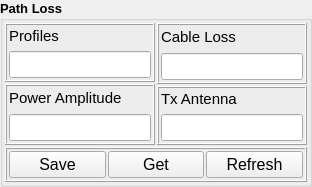
                   <widget class="QGroupBox" name="GB_Pathloss">
                    <property name="font">
                     <font>
                      <pointsize>10</pointsize>
                      <weight>75</weight>
                      <bold>true</bold>
                     </font>
                    </property>
                    <property name="title">
                     <string>Path Loss</string>
                    </property>
                    <layout class="QGridLayout" name="gridLayout_7">
                     <property name="leftMargin">
                      <number>2</number>
                     </property>
                     <property name="topMargin">
                      <number>2</number>
                     </property>
                     <property name="rightMargin">
                      <number>2</number>
                     </property>
                     <property name="bottomMargin">
                      <number>2</number>
                     </property>
                     <property name="spacing">
                      <number>2</number>
                     </property>
                     <item row="0" column="1" rowspan="2">
                      <widget class="QFrame" name="frame_16">
                       <property name="frameShape">
                        <enum>QFrame::Box</enum>
                       </property>
                       <property name="frameShadow">
                        <enum>QFrame::Raised</enum>
                       </property>
                       <layout class="QVBoxLayout" name="verticalLayout_19">
                        <property name="leftMargin">
                         <number>2</number>
                        </property>
                        <property name="topMargin">
                         <number>2</number>
                        </property>
                        <property name="rightMargin">
                         <number>2</number>
                        </property>
                        <property name="bottomMargin">
                         <number>2</number>
                        </property>
                        <item>
                         <widget class="QLabel" name="label_16">
                          <property name="font">
                           <font>
                            <pointsize>11</pointsize>
                            <weight>50</weight>
                            <bold>false</bold>
                           </font>
                          </property>
                          <property name="text">
                           <string>Cable Loss</string>
                          </property>
                         </widget>
                        </item>
                        <item>
                         <widget class="QLineEdit" name="LE_Cableloss">
                          <property name="minimumSize">
                           <size>
                            <width>0</width>
                            <height>25</height>
                           </size>
                          </property>
                          <property name="font">
                           <font>
                            <pointsize>12</pointsize>
                            <weight>50</weight>
                            <bold>false</bold>
                           </font>
                          </property>
                         </widget>
                        </item>
                       </layout>
                      </widget>
                     </item>
                     <item row="2" column="1">
                      <widget class="QFrame" name="frame_25">
                       <property name="frameShape">
                        <enum>QFrame::Box</enum>
                       </property>
                       <property name="frameShadow">
                        <enum>QFrame::Raised</enum>
                       </property>
                       <layout class="QVBoxLayout" name="verticalLayout_22">
                        <property name="leftMargin">
                         <number>2</number>
                        </property>
                        <property name="topMargin">
                         <number>2</number>
                        </property>
                        <property name="rightMargin">
                         <number>2</number>
                        </property>
                        <property name="bottomMargin">
                         <number>2</number>
                        </property>
                        <item>
                         <widget class="QLabel" name="label_18">
                          <property name="font">
                           <font>
                            <pointsize>11</pointsize>
                            <weight>50</weight>
                            <bold>false</bold>
                           </font>
                          </property>
                          <property name="text">
                           <string>Tx Antenna</string>
                          </property>
                         </widget>
                        </item>
                        <item>
                         <widget class="QLineEdit" name="LE_Txantenna">
                          <property name="minimumSize">
                           <size>
                            <width>0</width>
                            <height>25</height>
                           </size>
                          </property>
                          <property name="font">
                           <font>
                            <pointsize>12</pointsize>
                            <weight>50</weight>
                            <bold>false</bold>
                           </font>
                          </property>
                         </widget>
                        </item>
                       </layout>
                      </widget>
                     </item>
                     <item row="0" column="0">
                      <widget class="QFrame" name="frame_15">
                       <property name="frameShape">
                        <enum>QFrame::Box</enum>
                       </property>
                       <property name="frameShadow">
                        <enum>QFrame::Raised</enum>
                       </property>
                       <layout class="QVBoxLayout" name="verticalLayout_18">
                        <property name="leftMargin">
                         <number>2</number>
                        </property>
                        <property name="topMargin">
                         <number>2</number>
                        </property>
                        <property name="rightMargin">
                         <number>2</number>
                        </property>
                        <property name="bottomMargin">
                         <number>2</number>
                        </property>
                        <item>
                         <widget class="QLabel" name="label_15">
                          <property name="font">
                           <font>
                            <pointsize>11</pointsize>
                            <weight>50</weight>
                            <bold>false</bold>
                           </font>
                          </property>
                          <property name="text">
                           <string>Profiles</string>
                          </property>
                         </widget>
                        </item>
                        <item>
                         <widget class="QLineEdit" name="LE_Profiles">
                          <property name="minimumSize">
                           <size>
                            <width>0</width>
                            <height>25</height>
                           </size>
                          </property>
                          <property name="font">
                           <font>
                            <pointsize>12</pointsize>
                            <weight>50</weight>
                            <bold>false</bold>
                           </font>
                          </property>
                         </widget>
                        </item>
                       </layout>
                      </widget>
                     </item>
                     <item row="1" column="0" rowspan="2">
                      <widget class="QFrame" name="frame_19">
                       <property name="frameShape">
                        <enum>QFrame::Box</enum>
                       </property>
                       <property name="frameShadow">
                        <enum>QFrame::Raised</enum>
                       </property>
                       <layout class="QVBoxLayout" name="verticalLayout_21">
                        <property name="leftMargin">
                         <number>2</number>
                        </property>
                        <property name="topMargin">
                         <number>2</number>
                        </property>
                        <property name="rightMargin">
                         <number>2</number>
                        </property>
                        <property name="bottomMargin">
                         <number>2</number>
                        </property>
                        <item>
                         <widget class="QLabel" name="label_17">
                          <property name="font">
                           <font>
                            <pointsize>11</pointsize>
                            <weight>50</weight>
                            <bold>false</bold>
                           </font>
                          </property>
                          <property name="text">
                           <string>Power Amplitude</string>
                          </property>
                         </widget>
                        </item>
                        <item>
                         <widget class="QLineEdit" name="LE_Poweramplitude">
                          <property name="minimumSize">
                           <size>
                            <width>0</width>
                            <height>25</height>
                           </size>
                          </property>
                          <property name="font">
                           <font>
                            <pointsize>12</pointsize>
                            <weight>50</weight>
                            <bold>false</bold>
                           </font>
                          </property>
                         </widget>
                        </item>
                       </layout>
                      </widget>
                     </item>
                     <item row="3" column="0" colspan="2">
                      <widget class="QFrame" name="frame_26">
                       <property name="frameShape">
                        <enum>QFrame::Box</enum>
                       </property>
                       <property name="frameShadow">
                        <enum>QFrame::Raised</enum>
                       </property>
                       <layout class="QHBoxLayout" name="horizontalLayout_5">
                        <property name="spacing">
                         <number>2</number>
                        </property>
                        <property name="leftMargin">
                         <number>2</number>
                        </property>
                        <property name="topMargin">
                         <number>2</number>
                        </property>
                        <property name="rightMargin">
                         <number>2</number>
                        </property>
                        <property name="bottomMargin">
                         <number>2</number>
                        </property>
                        <item>
                         <widget class="QPushButton" name="PB_Save_5">
                          <property name="minimumSize">
                           <size>
                            <width>0</width>
                            <height>25</height>
                           </size>
                          </property>
                          <property name="font">
                           <font>
                            <pointsize>12</pointsize>
                            <weight>50</weight>
                            <bold>false</bold>
                           </font>
                          </property>
                          <property name="text">
                           <string>Save</string>
                          </property>
                         </widget>
                        </item>
                        <item>
                         <widget class="QPushButton" name="PB_Get_2">
                          <property name="minimumSize">
                           <size>
                            <width>0</width>
                            <height>25</height>
                           </size>
                          </property>
                          <property name="font">
                           <font>
                            <pointsize>12</pointsize>
                            <weight>50</weight>
                            <bold>false</bold>
                           </font>
                          </property>
                          <property name="text">
                           <string>Get</string>
                          </property>
                         </widget>
                        </item>
                        <item>
                         <widget class="QPushButton" name="PB_Refresh_2">
                          <property name="minimumSize">
                           <size>
                            <width>0</width>
                            <height>25</height>
                           </size>
                          </property>
                          <property name="font">
                           <font>
                            <pointsize>12</pointsize>
                            <weight>50</weight>
                            <bold>false</bold>
                           </font>
                          </property>
                          <property name="text">
                           <string>Refresh</string>
                          </property>
                         </widget>
                        </item>
                       </layout>
                      </widget>
                     </item>
                    </layout>
                   </widget>
